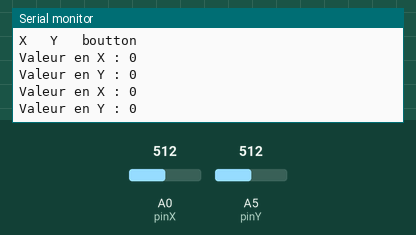
The sketch below on a simulated Arduino Uno, built with avr-gcc and run on an emulated ATmega328P. Shown: the last lines printed to the serial monitor. Inputs (shaded band) come from the test bench; at power-on: A0 (pinX) = 512, A5 (pinY) = 512.

Above: at 2.3 s.
2.4 s: A0 (pinX) set to 716
At 4.0 s:
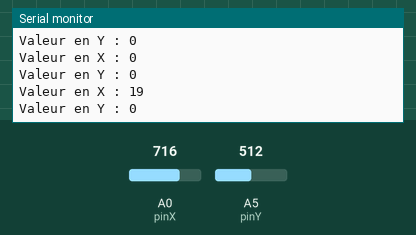
4.5 s: A5 (pinY) set to 716
At 5.2 s:
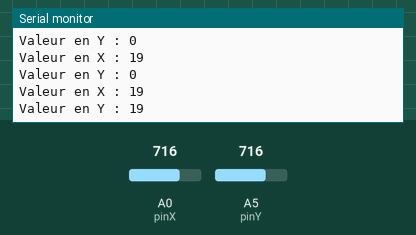
6.6 s: A0 (pinX) set to 900
At 8.4 s:
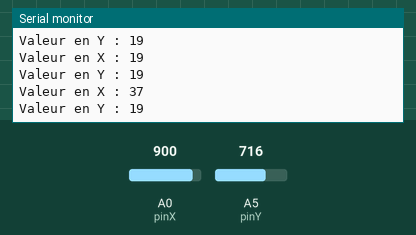
8.7 s: A5 (pinY) set to 900
At 9.9 s:
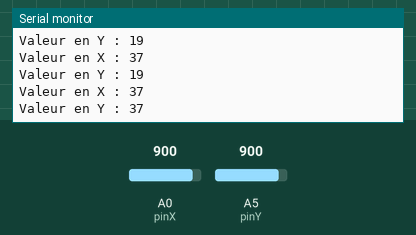
Timing chart, 0 to 11.7 s (numbered marks = the images above; inputs shaded):
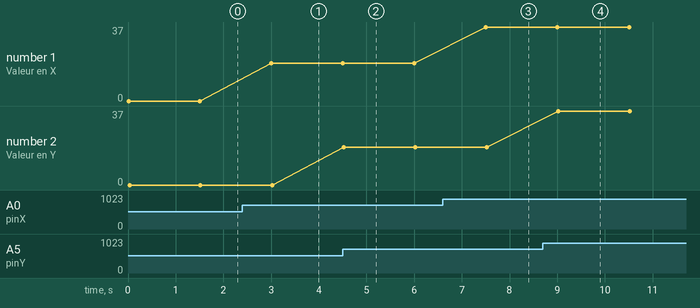

Measured:
- after the input at 2.4 s, the serial monitor: prints a new line after 0.60 s (image 1)
- after the input at 4.5 s, the serial monitor: prints a new line at once (image 2)
- after the input at 6.6 s, the serial monitor: prints a new line after 0.90 s (image 3)
- after the input at 8.7 s, the serial monitor: prints a new line after 0.32 s (image 4)
- plotted number 1: 0 → 19 after the input at 2.4 s, 19 → 37 after the input at 6.6 s

The sketch:

joystick.ino
```cpp
#include <Servo.h>
Servo s;
#define pinX    A0
#define pinY    A5
#define swPin    2
bool button_state;
int angle_servo = 0 ;

void setup() {
  //s.attach(3);
  //s.write(angle_servo);
  pinMode(pinX, INPUT);
  pinMode(pinY, INPUT);
  //pinMode(swPin, INPUT);
//  digitalWrite(swPin, HIGH);

  Serial.begin(9600);
  Serial.println("X   Y   boutton");
}

void loop() {
  //boolean button_state = digitalRead(swPin);
  int X = map(analogRead(pinX),0,1023,-50,50);
  int Y = map(analogRead(pinY),0,1023,-50,50);

  //angle_servo = map(X, 0, 1023, 0, 180);//convertit la place 0-1023 en 0-180
  //s.write(angle_servo);
  Serial.print("Valeur en X : ");
  Serial.println(X);
  Serial.print("Valeur en Y : ");
  Serial.println(Y);

  delay(1500);


 /*
  Serial.print(X);
  Serial.print("  ");
  Serial.print(Y);
  Serial.print("  ");
  Serial.println(button_state);*/


}
```
